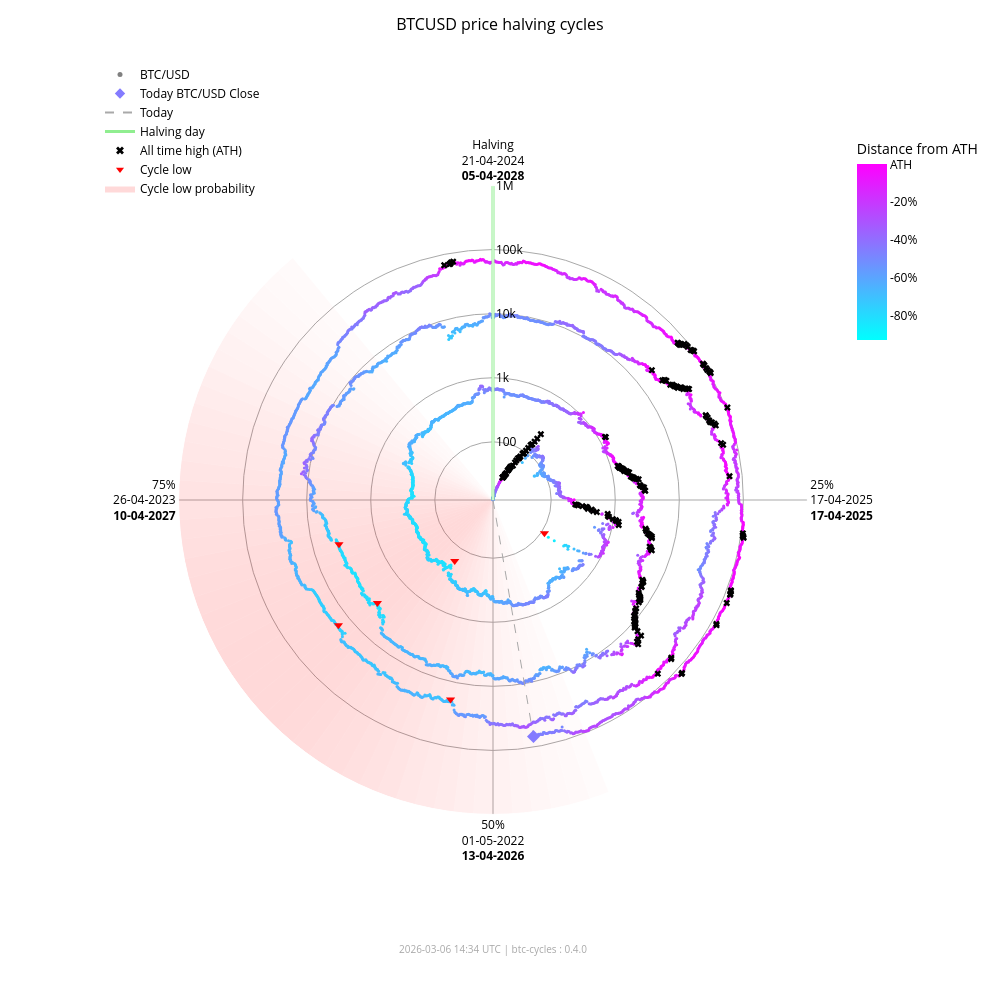

The notebook cell this image was saved under:
### Markdown cell above
### Interactive chart (plotly)

### Code cell
fig_interactive = btc.plot(
    kind="interactive",
    from_date="2012-11-28",
)
# plotly config for interactivity
config = {"scrollZoom": True, "displayModeBar": True}
# save as HTML
fig_interactive.write_html("bitcoin.html", config=config)
# display in notebook
fig_interactive.show(config=config)

### Figure 1 — Plotly figure (JSON) as saved in the notebook; plotly's stock layout.template omitted (floating-point values rounded to 4 significant figures; data arrays with more than 128 entries replaced by an {"elided": "..."} marker saying what was removed)
{"data": [{"fill": "toself", "fillcolor": "rgba(255,0,0,0.017168280509461762)", "hoverinfo": "skip", "line": {"width": 0}, "mode": "lines", "r": [12.35, 1000000, 1000000, 12.35, 12.35], "showlegend": false, "theta": [158.4, 158.4, 162.0, 162.0, 158.4], "type": "scatterpolar"}, {"fill": "toself", "fillcolor": "rgba(255,0,0,0.022114794501891178)", "hoverinfo": "skip", "line": {"width": 0}, "mode": "lines", "r": [12.35, 1000000, 1000000, 12.35, 12.35], "showlegend": false, "theta": [162.0, 162.0, 165.6, 165.6, 162.0], "type": "scatterpolar"}, {"fill": "toself", "fillcolor": "rgba(255,0,0,0.027904042595116696)", "hoverinfo": "skip", "line": {"width": 0}, "mode": "lines", "r": [12.35, 1000000, 1000000, 12.35, 12.35], "showlegend": false, "theta": [165.6, 165.6, 169.2, 169.2, 165.6], "type": "scatterpolar"}, {"fill": "toself", "fillcolor": "rgba(255,0,0,0.03451829485242034)", "hoverinfo": "skip", "line": {"width": 0}, "mode": "lines", "r": [12.35, 1000000, 1000000, 12.35, 12.35], "showlegend": false, "theta": [169.2, 169.2, 172.8, 172.8, 169.2], "type": "scatterpolar"}, {"fill": "toself", "fillcolor": "rgba(255,0,0,0.04190197968282152)", "hoverinfo": "skip", "line": {"width": 0}, "mode": "lines", "r": [12.35, 1000000, 1000000, 12.35, 12.35], "showlegend": false, "theta": [172.8, 172.8, 176.4, 176.4, 172.8], "type": "scatterpolar"}, {"fill": "toself", "fillcolor": "rgba(255,0,0,0.04996405861294359)", "hoverinfo": "skip", "line": {"width": 0}, "mode": "lines", "r": [12.35, 1000000, 1000000, 12.35, 12.35], "showlegend": false, "theta": [176.4, 176.4, 180.0, 180.0, 176.4], "type": "scatterpolar"}, {"fill": "toself", "fillcolor": "rgba(255,0,0,0.05858349692240516)", "hoverinfo": "skip", "line": {"width": 0}, "mode": "lines", "r": [12.35, 1000000, 1000000, 12.35, 12.35], "showlegend": false, "theta": [180.0, 180.0, 183.6, 183.6, 180.0], "type": "scatterpolar"}, {"fill": "toself", "fillcolor": "rgba(255,0,0,0.06761662035375066)", "hoverinfo": "skip", "line": {"width": 0}, "mode": "lines", "r": [12.35, 1000000, 1000000, 12.35, 12.35], "showlegend": false, "theta": [183.6, 183.6, 187.2, 187.2, 183.6], "type": "scatterpolar"}, {"fill": "toself", "fillcolor": "rgba(255,0,0,0.07690481219944663)", "hoverinfo": "skip", "line": {"width": 0}, "mode": "lines", "r": [12.35, 1000000, 1000000, 12.35, 12.35], "showlegend": false, "theta": [187.2, 187.2, 190.8, 190.8, 187.2], "type": "scatterpolar"}, {"fill": "toself", "fillcolor": "rgba(255,0,0,0.08628112000611099)", "hoverinfo": "skip", "line": {"width": 0}, "mode": "lines", "r": [12.35, 1000000, 1000000, 12.35, 12.35], "showlegend": false, "theta": [190.8, 190.8, 194.4, 194.4, 190.8], "type": "scatterpolar"}, {"fill": "toself", "fillcolor": "rgba(255,0,0,0.09557490841018092)", "hoverinfo": "skip", "line": {"width": 0}, "mode": "lines", "r": [12.35, 1000000, 1000000, 12.35, 12.35], "showlegend": false, "theta": [194.4, 194.4, 198.0, 198.0, 194.4], "type": "scatterpolar"}, {"fill": "toself", "fillcolor": "rgba(255,0,0,0.10461455782963765)", "hoverinfo": "skip", "line": {"width": 0}, "mode": "lines", "r": [12.35, 1000000, 1000000, 12.35, 12.35], "showlegend": false, "theta": [198.0, 198.0, 201.6, 201.6, 198.0], "type": "scatterpolar"}, {"fill": "toself", "fillcolor": "rgba(255,0,0,0.11322908719652833)", "hoverinfo": "skip", "line": {"width": 0}, "mode": "lines", "r": [12.35, 1000000, 1000000, 12.35, 12.35], "showlegend": false, "theta": [201.6, 201.6, 205.2, 205.2, 201.6], "type": "scatterpolar"}, {"fill": "toself", "fillcolor": "rgba(255,0,0,0.12125015337052988)", "hoverinfo": "skip", "line": {"width": 0}, "mode": "lines", "r": [12.35, 1000000, 1000000, 12.35, 12.35], "showlegend": false, "theta": [205.2, 205.2, 208.8, 208.8, 205.2], "type": "scatterpolar"}, {"fill": "toself", "fillcolor": "rgba(255,0,0,0.1285159051533198)", "hoverinfo": "skip", "line": {"width": 0}, "mode": "lines", "r": [12.35, 1000000, 1000000, 12.35, 12.35], "showlegend": false, "theta": [208.8, 208.8, 212.4, 212.4, 208.8], "type": "scatterpolar"}, {"fill": "toself", "fillcolor": "rgba(255,0,0,0.13487757461161187)", "hoverinfo": "skip", "line": {"width": 0}, "mode": "lines", "r": [12.35, 1000000, 1000000, 12.35, 12.35], "showlegend": false, "theta": [212.4, 212.4, 216.0, 216.0, 212.4], "type": "scatterpolar"}, {"fill": "toself", "fillcolor": "rgba(255,0,0,0.14020862181849597)", "hoverinfo": "skip", "line": {"width": 0}, "mode": "lines", "r": [12.35, 1000000, 1000000, 12.35, 12.35], "showlegend": false, "theta": [216.0, 216.0, 219.6, 219.6, 216.0], "type": "scatterpolar"}, {"fill": "toself", "fillcolor": "rgba(255,0,0,0.1444150495065453)", "hoverinfo": "skip", "line": {"width": 0}, "mode": "lines", "r": [12.35, 1000000, 1000000, 12.35, 12.35], "showlegend": false, "theta": [219.6, 219.6, 223.2, 223.2, 219.6], "type": "scatterpolar"}, {"fill": "toself", "fillcolor": "rgba(255,0,0,0.1474445935127172)", "hoverinfo": "skip", "line": {"width": 0}, "mode": "lines", "r": [12.35, 1000000, 1000000, 12.35, 12.35], "showlegend": false, "theta": [223.2, 223.2, 226.8, 226.8, 223.2], "type": "scatterpolar"}, {"fill": "toself", "fillcolor": "rgba(255,0,0,0.14929223192296423)", "hoverinfo": "skip", "line": {"width": 0}, "mode": "lines", "r": [12.35, 1000000, 1000000, 12.35, 12.35], "showlegend": false, "theta": [226.8, 226.8, 230.4, 230.4, 226.8], "type": "scatterpolar"}, {"fill": "toself", "fillcolor": "rgba(255,0,0,0.15)", "hoverinfo": "skip", "line": {"width": 0}, "mode": "lines", "r": [12.35, 1000000, 1000000, 12.35, 12.35], "showlegend": false, "theta": [230.4, 230.4, 234.0, 234.0, 230.4], "type": "scatterpolar"}, {"fill": "toself", "fillcolor": "rgba(255,0,0,0.14965033825231117)", "hoverinfo": "skip", "line": {"width": 0}, "mode": "lines", "r": [12.35, 1000000, 1000000, 12.35, 12.35], "showlegend": false, "theta": [234.0, 234.0, 237.6, 237.6, 234.0], "type": "scatterpolar"}, {"fill": "toself", "fillcolor": "rgba(255,0,0,0.1483537805790981)", "hoverinfo": "skip", "line": {"width": 0}, "mode": "lines", "r": [12.35, 1000000, 1000000, 12.35, 12.35], "showlegend": false, "theta": [237.6, 237.6, 241.2, 241.2, 237.6], "type": "scatterpolar"}, {"fill": "toself", "fillcolor": "rgba(255,0,0,0.1462332228355464)", "hoverinfo": "skip", "line": {"width": 0}, "mode": "lines", "r": [12.35, 1000000, 1000000, 12.35, 12.35], "showlegend": false, "theta": [241.2, 241.2, 244.8, 244.8, 241.2], "type": "scatterpolar"}, {"fill": "toself", "fillcolor": "rgba(255,0,0,0.1434078538226232)", "hoverinfo": "skip", "line": {"width": 0}, "mode": "lines", "r": [12.35, 1000000, 1000000, 12.35, 12.35], "showlegend": false, "theta": [244.8, 244.8, 248.4, 248.4, 244.8], "type": "scatterpolar"}, {"fill": "toself", "fillcolor": "rgba(255,0,0,0.13997983179373433)", "hoverinfo": "skip", "line": {"width": 0}, "mode": "lines", "r": [12.35, 1000000, 1000000, 12.35, 12.35], "showlegend": false, "theta": [248.4, 248.4, 252.0, 252.0, 248.4], "type": "scatterpolar"}, {"fill": "toself", "fillcolor": "rgba(255,0,0,0.1360259825845427)", "hoverinfo": "skip", "line": {"width": 0}, "mode": "lines", "r": [12.35, 1000000, 1000000, 12.35, 12.35], "showlegend": false, "theta": [252.0, 252.0, 255.6, 255.6, 252.0], "type": "scatterpolar"}, {"fill": "toself", "fillcolor": "rgba(255,0,0,0.13159547355344955)", "hoverinfo": "skip", "line": {"width": 0}, "mode": "lines", "r": [12.35, 1000000, 1000000, 12.35, 12.35], "showlegend": false, "theta": [255.6, 255.6, 259.2, 259.2, 255.6], "type": "scatterpolar"}, {"fill": "toself", "fillcolor": "rgba(255,0,0,0.12671301775492702)", "hoverinfo": "skip", "line": {"width": 0}, "mode": "lines", "r": [12.35, 1000000, 1000000, 12.35, 12.35], "showlegend": false, "theta": [259.2, 259.2, 262.8, 262.8, 259.2], "type": "scatterpolar"}, {"fill": "toself", "fillcolor": "rgba(255,0,0,0.12138610149219968)", "hoverinfo": "skip", "line": {"width": 0}, "mode": "lines", "r": [12.35, 1000000, 1000000, 12.35, 12.35], "showlegend": false, "theta": [262.8, 262.8, 266.4, 266.4, 262.8], "type": "scatterpolar"}, {"fill": "toself", "fillcolor": "rgba(255,0,0,0.11561425516449213)", "hoverinfo": "skip", "line": {"width": 0}, "mode": "lines", "r": [12.35, 1000000, 1000000, 12.35, 12.35], "showlegend": false, "theta": [266.4, 266.4, 270.0, 270.0, 266.4], "type": "scatterpolar"}, {"fill": "toself", "fillcolor": "rgba(255,0,0,0.10939851441251548)", "hoverinfo": "skip", "line": {"width": 0}, "mode": "lines", "r": [12.35, 1000000, 1000000, 12.35, 12.35], "showlegend": false, "theta": [270.0, 270.0, 273.6, 273.6, 270.0], "type": "scatterpolar"}, {"fill": "toself", "fillcolor": "rgba(255,0,0,0.10274974912946186)", "hoverinfo": "skip", "line": {"width": 0}, "mode": "lines", "r": [12.35, 1000000, 1000000, 12.35, 12.35], "showlegend": false, "theta": [273.6, 273.6, 277.2, 277.2, 273.6], "type": "scatterpolar"}, {"fill": "toself", "fillcolor": "rgba(255,0,0,0.09569517349791427)", "hoverinfo": "skip", "line": {"width": 0}, "mode": "lines", "r": [12.35, 1000000, 1000000, 12.35, 12.35], "showlegend": false, "theta": [277.2, 277.2, 280.8, 280.8, 277.2], "type": "scatterpolar"}, {"fill": "toself", "fillcolor": "rgba(255,0,0,0.08828282625646729)", "hoverinfo": "skip", "line": {"width": 0}, "mode": "lines", "r": [12.35, 1000000, 1000000, 12.35, 12.35], "showlegend": false, "theta": [280.8, 280.8, 284.4, 284.4, 280.8], "type": "scatterpolar"}, {"fill": "toself", "fillcolor": "rgba(255,0,0,0.08058400018765348)", "hoverinfo": "skip", "line": {"width": 0}, "mode": "lines", "r": [12.35, 1000000, 1000000, 12.35, 12.35], "showlegend": false, "theta": [284.4, 284.4, 288.0, 288.0, 284.4], "type": "scatterpolar"}, {"fill": "toself", "fillcolor": "rgba(255,0,0,0.07269354608292705)", "hoverinfo": "skip", "line": {"width": 0}, "mode": "lines", "r": [12.35, 1000000, 1000000, 12.35, 12.35], "showlegend": false, "theta": [288.0, 288.0, 291.6, 291.6, 288.0], "type": "scatterpolar"}, {"fill": "toself", "fillcolor": "rgba(255,0,0,0.06472784449068784)", "hoverinfo": "skip", "line": {"width": 0}, "mode": "lines", "r": [12.35, 1000000, 1000000, 12.35, 12.35], "showlegend": false, "theta": [291.6, 291.6, 295.2, 295.2, 291.6], "type": "scatterpolar"}, {"fill": "toself", "fillcolor": "rgba(255,0,0,0.05682021976743956)", "hoverinfo": "skip", "line": {"width": 0}, "mode": "lines", "r": [12.35, 1000000, 1000000, 12.35, 12.35], "showlegend": false, "theta": [295.2, 295.2, 298.8, 298.8, 295.2], "type": "scatterpolar"}, {"fill": "toself", "fillcolor": "rgba(255,0,0,0.049113784367073345)", "hoverinfo": "skip", "line": {"width": 0}, "mode": "lines", "r": [12.35, 1000000, 1000000, 12.35, 12.35], "showlegend": false, "theta": [298.8, 298.8, 302.4, 302.4, 298.8], "type": "scatterpolar"}, {"fill": "toself", "fillcolor": "rgba(255,0,0,0.041752137148964696)", "hoverinfo": "skip", "line": {"width": 0}, "mode": "lines", "r": [12.35, 1000000, 1000000, 12.35, 12.35], "showlegend": false, "theta": [302.4, 302.4, 306.0, 306.0, 302.4], "type": "scatterpolar"}, {"fill": "toself", "fillcolor": "rgba(255,0,0,0.03486886565753888)", "hoverinfo": "skip", "line": {"width": 0}, "mode": "lines", "r": [12.35, 1000000, 1000000, 12.35, 12.35], "showlegend": false, "theta": [306.0, 306.0, 309.6, 309.6, 306.0], "type": "scatterpolar"}, {"fill": "toself", "fillcolor": "rgba(255,0,0,0.028577225153345827)", "hoverinfo": "skip", "line": {"width": 0}, "mode": "lines", "r": [12.35, 1000000, 1000000, 12.35, 12.35], "showlegend": false, "theta": [309.6, 309.6, 313.2, 313.2, 309.6], "type": "scatterpolar"}, {"fill": "toself", "fillcolor": "rgba(255,0,0,0.022961515313555208)", "hoverinfo": "skip", "line": {"width": 0}, "mode": "lines", "r": [12.35, 1000000, 1000000, 12.35, 12.35], "showlegend": false, "theta": [313.2, 313.2, 316.8, 316.8, 313.2], "type": "scatterpolar"}, {"fill": "toself", "fillcolor": "rgba(255,0,0,0.018071469429173623)", "hoverinfo": "skip", "line": {"width": 0}, "mode": "lines", "r": [12.35, 1000000, 1000000, 12.35, 12.35], "showlegend": false, "theta": [316.8, 316.8, 320.4, 320.4, 316.8], "type": "scatterpolar"}, {"hoverinfo": "text", "marker": {"color": {"elided": "4847 str values"}, "size": 3}, "mode": "markers", "r": {"elided": "4847 float values"}, "showlegend": false, "text": {"elided": "4847 str values"}, "theta": {"elided": "4847 float values"}, "type": "scatterpolar"}, {"hoverinfo": "skip", "line": {"color": "lightgreen", "width": 3}, "mode": "lines", "r": [12.35, 1000000], "showlegend": false, "theta": [0, 0], "type": "scatterpolar"}, {"hoverinfo": "skip", "line": {"color": "darkgrey", "dash": "dash", "width": 1}, "mode": "lines", "r": [12.35, 68870.0], "showlegend": false, "theta": [170.3, 170.3], "type": "scatterpolar"}, {"hoverinfo": "text", "marker": {"color": "#847bff", "size": 10, "symbol": "diamond"}, "mode": "markers", "r": [68870.0], "showlegend": false, "text": ["Today<br>Date: 2026-03-06<br>Price: $68,873.27"], "theta": [170.3], "type": "scatterpolar"}, {"hoverinfo": "text", "marker": {"color": "black", "size": 6, "symbol": "x"}, "mode": "markers", "r": {"elided": "195 float values"}, "showlegend": false, "text": {"elided": "195 str values"}, "theta": {"elided": "195 float values"}, "type": "scatterpolar"}, {"hoverinfo": "text", "marker": {"color": "red", "size": 8, "symbol": "triangle-down"}, "mode": "markers", "r": [111.6, 164.9, 3233.0, 3925.0, 18950.0, 15760.0], "showlegend": false, "text": ["Cycle Low<br>Date: 2014-02-21<br>Price: $111.56<br>ATH distance: -91.0%", "Cycle Low<br>Date: 2015-01-14<br>Price: $164.92<br>ATH distance: -86.7%", "Cycle Low<br>Date: 2018-12-15<br>Price: $3,232.51<br>ATH distance: -83.3%", "Cycle Low<br>Date: 2019-03-25<br>Price: $3,924.55<br>ATH distance: -79.7%", "Cycle Low<br>Date: 2022-06-18<br>Price: $18,954.25<br>ATH distance: -71.9%", "Cycle Low<br>Date: 2022-11-21<br>Price: $15,760.19<br>ATH distance: -76.7%"], "theta": [122.8, 212.1, 228.3, 254.0, 192.0, 231.0], "type": "scatterpolar"}, {"marker": {"color": "grey", "size": 5}, "mode": "markers", "name": "BTC/USD", "r": [null], "theta": [null], "type": "scatterpolar"}, {"marker": {"color": "#847bff", "size": 8, "symbol": "diamond"}, "mode": "markers", "name": "Today BTC/USD Close", "r": [null], "theta": [null], "type": "scatterpolar"}, {"line": {"color": "darkgrey", "dash": "dash"}, "mode": "lines", "name": "Today", "r": [null], "theta": [null], "type": "scatterpolar"}, {"line": {"color": "lightgreen", "width": 3}, "mode": "lines", "name": "Halving day", "r": [null], "theta": [null], "type": "scatterpolar"}, {"marker": {"color": "black", "size": 7, "symbol": "x"}, "mode": "markers", "name": "All time high (ATH)", "r": [null], "theta": [null], "type": "scatterpolar"}, {"marker": {"color": "red", "size": 7, "symbol": "triangle-down"}, "mode": "markers", "name": "Cycle low", "r": [null], "theta": [null], "type": "scatterpolar"}, {"fill": "toself", "fillcolor": "rgba(255,0,0,0.15)", "line": {"width": 0}, "mode": "lines", "name": "Cycle low probability", "r": [null], "theta": [null], "type": "scatterpolar"}, {"hoverinfo": "skip", "marker": {"cmax": 0, "cmin": -0.9307, "color": [0], "colorbar": {"len": 0.25, "ticktext": ["ATH", "-20%", "-40%", "-60%", "-80%", "-100%"], "tickvals": [0, -0.2, -0.4, -0.6, -0.8, -1.0], "title": {"text": "Distance from ATH"}, "x": 0.95, "y": 0.92, "yanchor": "top"}, "colorscale": {"elided": "256x2 mixed values"}, "showscale": true, "size": 0}, "mode": "markers", "r": [null], "showlegend": false, "theta": [null], "type": "scatterpolar"}], "layout": {"annotations": [{"font": {"color": "darkgrey", "size": 10}, "showarrow": false, "text": "2026-03-06 14:34 UTC | btc-cycles : 0.4.0", "x": 0.5, "xref": "paper", "y": -0.02, "yref": "paper"}], "font": {"color": "black"}, "height": 1000, "legend": {"bgcolor": "rgba(0,0,0,0)", "font": {"color": "black"}, "x": 0.0, "y": 1.0}, "margin": {"b": 60, "l": 100, "r": 80, "t": 60}, "paper_bgcolor": "white", "plot_bgcolor": "white", "polar": {"angularaxis": {"color": "black", "direction": "clockwise", "gridcolor": "darkgrey", "rotation": 90, "ticktext": ["Halving<br>21-04-2024<br><b>05-04-2028</b>", "25%<br>17-04-2025<br><b>17-04-2025</b>", "50%<br>01-05-2022<br><b>13-04-2026</b>", "75%<br>26-04-2023<br><b>10-04-2027</b>"], "tickvals": [0, 90, 180, 270]}, "bgcolor": "white", "domain": {"x": [0.1, 0.9], "y": [0.05, 0.95]}, "radialaxis": {"angle": 90, "color": "black", "gridcolor": "darkgrey", "range": [1.092, 6.0], "tickangle": 90, "ticktext": ["100", "1k", "10k", "100k", "1M"], "tickvals": [100, 1000, 10000, 100000, 1000000], "type": "log"}}, "title": {"font": {"color": "black", "size": 16}, "text": "BTCUSD price halving cycles", "x": 0.5}, "width": 1000}}
